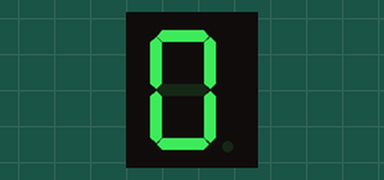
Recording of a sketch running on a simulated Arduino Uno, built with avr-gcc and run on an emulated ATmega328P. Parts: 1-digit seven-segment display. Wiring (inferred from the names in the program): 1-digit 7-segment display, segments lit when LOW: segments pin 3, pin 4, pin 5, pin 6, pin 7, pin 8, pin 9. The segment pins are drawn as the display they are named for.

Above: at 0.1 s.
At 1.1 s:
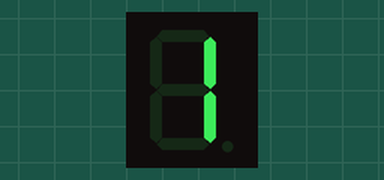
At 2.1 s:
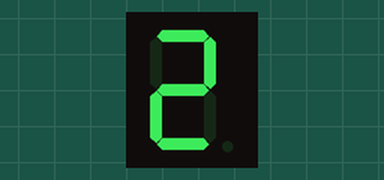
At 3.1 s:
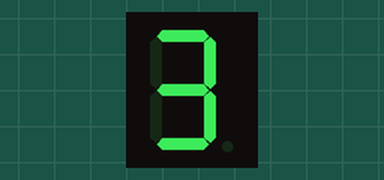
At 4.1 s:
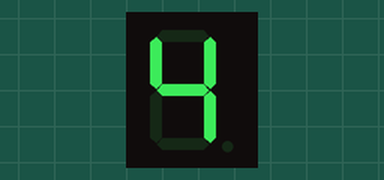

The sketch:

SevenSeg_v1.ino
```cpp
int a=3,b=4,c=5,d=6,e=7,f=8,g=9 ;
int segment[]={3,4,5,6,7,8,9};
int zero[] = {0,0,0,0,0,0,1};
int one[] ={1,0,0,1,1,1,1} ;
int two[] ={0,0,1,0,0,1,0} ;
int three[] = {0,0,0,0,1,1,0} ;
int four[] = {1,0,0,1,1,0,0} ;
void setup() {
    for (int i=0 ; i<7;i++) pinMode(segment[i], OUTPUT);
}

void loop() {
    for (int i=0 ; i<7;i++) digitalWrite(segment[i], zero[i]);
    delay(1000);
      for (int i=0 ; i<7;i++) digitalWrite(segment[i], one[i]);
      delay(1000);
    for (int i=0 ; i<7;i++) digitalWrite(segment[i], two[i]);
    delay(1000);
    for (int i=0 ; i<7;i++) digitalWrite(segment[i], three[i]);
    delay(1000);
    for (int i=0 ; i<7;i++) digitalWrite(segment[i], four[i]);
    delay(1000);

}
/*
 * pinMode(a, OUTPUT);pinMode(b, OUTPUT);pinMode(c, OUTPUT);
    pinMode(d, OUTPUT);pinMode(e, OUTPUT);pinMode(f, OUTPUT);
    pinMode(g, OUTPUT);
 *
 *  for (int i=0 ; i<7;i++) digitalWrite(segment[i], zero[i]);
//   digitalWrite(a, LOW);digitalWrite(b, LOW);digitalWrite(c, LOW);
//    digitalWrite(d, LOW);digitalWrite(e, LOW);digitalWrite(f, LOW);
//    digitalWrite(g, HIGH);
    delay(1000);
      for (int i=0 ; i<7;i++) digitalWrite(segment[i], one[i]);
//    digitalWrite(a, HIGH);digitalWrite(b, LOW);digitalWrite(c, LOW);
//    digitalWrite(d, HIGH);digitalWrite(e, HIGH);digitalWrite(f, HIGH);
//    digitalWrite(g, HIGH);
  delay(1000);
   digitalWrite(a, LOW);digitalWrite(b, LOW);digitalWrite(c, HIGH);
    digitalWrite(d, LOW);digitalWrite(e, LOW);digitalWrite(f, HIGH);
    digitalWrite(g, LOW);
   delay(1000);
 */
```

Measured:
- by itself, everything shown: repeats every 5.0 s, in 5 steps
- what the display in image 1 shows lasts 1.0 s, from 1.0 s to 2.0 s
